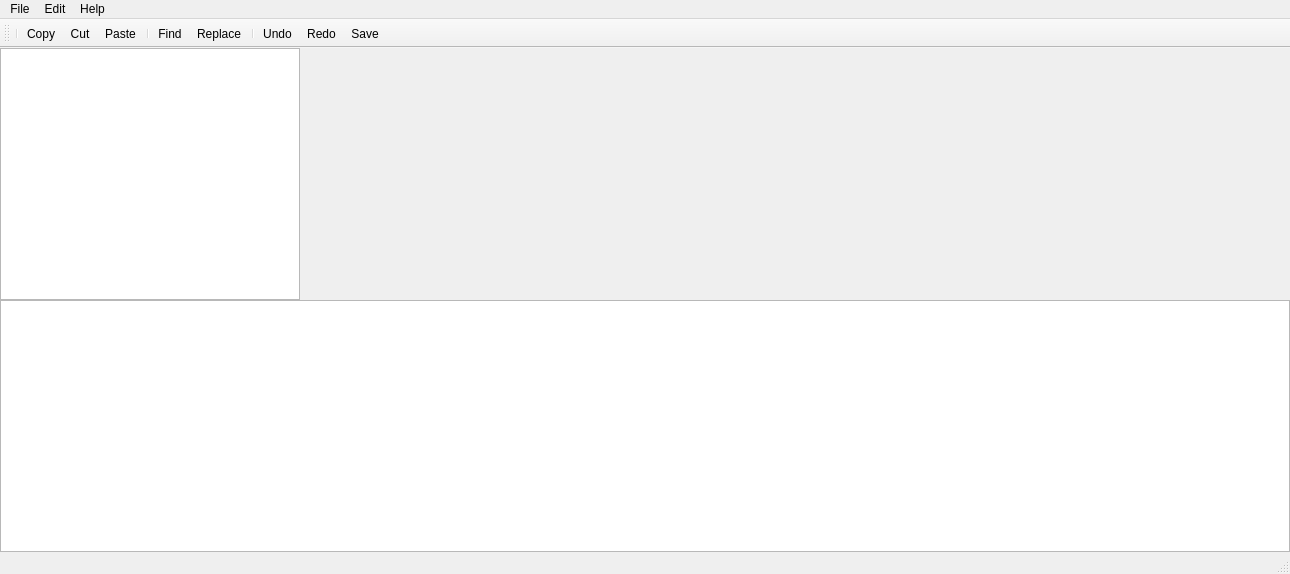
<?xml version="1.0" encoding="UTF-8"?>
<ui version="4.0">
 <class>MainWindow</class>
 <widget class="QMainWindow" name="MainWindow">
  <property name="geometry">
   <rect>
    <x>0</x>
    <y>0</y>
    <width>1290</width>
    <height>574</height>
   </rect>
  </property>
  <property name="windowTitle">
   <string>MainWindow</string>
  </property>
  <widget class="QWidget" name="centralwidget">
   <layout class="QGridLayout" name="gridLayout">
    <property name="leftMargin">
     <number>0</number>
    </property>
    <property name="topMargin">
     <number>0</number>
    </property>
    <property name="rightMargin">
     <number>0</number>
    </property>
    <property name="bottomMargin">
     <number>0</number>
    </property>
    <property name="spacing">
     <number>0</number>
    </property>
    <item row="0" column="0">
     <widget class="QSplitter" name="splitter">
      <property name="sizePolicy">
       <sizepolicy hsizetype="Expanding" vsizetype="Expanding">
        <horstretch>0</horstretch>
        <verstretch>0</verstretch>
       </sizepolicy>
      </property>
      <property name="orientation">
       <enum>Qt::Horizontal</enum>
      </property>
      <property name="handleWidth">
       <number>1</number>
      </property>
      <widget class="ProjectView" name="treeView">
       <property name="sizePolicy">
        <sizepolicy hsizetype="MinimumExpanding" vsizetype="MinimumExpanding">
         <horstretch>0</horstretch>
         <verstretch>0</verstretch>
        </sizepolicy>
       </property>
       <property name="minimumSize">
        <size>
         <width>200</width>
         <height>0</height>
        </size>
       </property>
       <property name="maximumSize">
        <size>
         <width>300</width>
         <height>16777215</height>
        </size>
       </property>
       <property name="baseSize">
        <size>
         <width>100</width>
         <height>0</height>
        </size>
       </property>
      </widget>
      <widget class="EmptyWidget" name="widget" native="true">
       <property name="sizePolicy">
        <sizepolicy hsizetype="Expanding" vsizetype="Expanding">
         <horstretch>0</horstretch>
         <verstretch>0</verstretch>
        </sizepolicy>
       </property>
      </widget>
     </widget>
    </item>
    <item row="1" column="0">
     <widget class="Logger" name="textEdit">
      <property name="sizePolicy">
       <sizepolicy hsizetype="MinimumExpanding" vsizetype="MinimumExpanding">
        <horstretch>0</horstretch>
        <verstretch>0</verstretch>
       </sizepolicy>
      </property>
      <property name="maximumSize">
       <size>
        <width>16777215</width>
        <height>300</height>
       </size>
      </property>
      <property name="readOnly">
       <bool>true</bool>
      </property>
     </widget>
    </item>
   </layout>
  </widget>
  <widget class="QMenuBar" name="menubar">
   <property name="geometry">
    <rect>
     <x>0</x>
     <y>0</y>
     <width>1290</width>
     <height>22</height>
    </rect>
   </property>
   <widget class="QMenu" name="menuFile">
    <property name="title">
     <string>File</string>
    </property>
    <addaction name="actionOpen_File"/>
    <addaction name="actionOpen_Folder"/>
    <addaction name="actionOpen_Logger"/>
    <addaction name="actionSave_All"/>
    <addaction name="actionSettings"/>
    <addaction name="actionHide_ToolBar"/>
   </widget>
   <widget class="QMenu" name="menuEdit">
    <property name="title">
     <string>Edit</string>
    </property>
    <addaction name="actionCopy_3"/>
    <addaction name="actionCut_2"/>
    <addaction name="actionPaste_2"/>
    <addaction name="actionFind_2"/>
    <addaction name="actionReplace_2"/>
    <addaction name="actionUndo_2"/>
    <addaction name="actionRedo_2"/>
   </widget>
   <widget class="QMenu" name="menuHelp">
    <property name="title">
     <string>Help</string>
    </property>
    <addaction name="actionAbout"/>
   </widget>
   <addaction name="menuFile"/>
   <addaction name="menuEdit"/>
   <addaction name="menuHelp"/>
  </widget>
  <widget class="QStatusBar" name="statusbar"/>
  <widget class="QToolBar" name="toolBar">
   <property name="windowTitle">
    <string>toolBar</string>
   </property>
   <property name="allowedAreas">
    <set>Qt::AllToolBarAreas</set>
   </property>
   <property name="orientation">
    <enum>Qt::Horizontal</enum>
   </property>
   <attribute name="toolBarArea">
    <enum>TopToolBarArea</enum>
   </attribute>
   <attribute name="toolBarBreak">
    <bool>false</bool>
   </attribute>
   <addaction name="separator"/>
   <addaction name="actionCopy"/>
   <addaction name="actionCut"/>
   <addaction name="actionPaste"/>
   <addaction name="separator"/>
   <addaction name="actionFind"/>
   <addaction name="actionReplace"/>
   <addaction name="separator"/>
   <addaction name="actionUndo"/>
   <addaction name="actionRedo"/>
   <addaction name="actionSave"/>
  </widget>
  <action name="actionCopy">
   <property name="text">
    <string>Copy</string>
   </property>
   <property name="toolTip">
    <string>&lt;html&gt;&lt;head/&gt;&lt;body&gt;&lt;p&gt;Copy selected text&lt;/p&gt;&lt;/body&gt;&lt;/html&gt;</string>
   </property>
   <property name="shortcut">
    <string>Ctrl+C</string>
   </property>
  </action>
  <action name="actionCut">
   <property name="text">
    <string>Cut</string>
   </property>
   <property name="toolTip">
    <string>Cut selected text</string>
   </property>
   <property name="shortcut">
    <string>Ctrl+X</string>
   </property>
  </action>
  <action name="actionPaste">
   <property name="text">
    <string>Paste</string>
   </property>
   <property name="toolTip">
    <string>Paste text in clipboard</string>
   </property>
   <property name="shortcut">
    <string>Ctrl+V</string>
   </property>
  </action>
  <action name="actionFind">
   <property name="text">
    <string>Find</string>
   </property>
   <property name="toolTip">
    <string>FInd text in text</string>
   </property>
   <property name="shortcut">
    <string>Ctrl+F</string>
   </property>
  </action>
  <action name="actionReplace">
   <property name="text">
    <string>Replace</string>
   </property>
   <property name="toolTip">
    <string>Replace text in text to text</string>
   </property>
   <property name="shortcut">
    <string>Ctrl+R</string>
   </property>
  </action>
  <action name="actionUndo">
   <property name="text">
    <string>Undo</string>
   </property>
   <property name="toolTip">
    <string>Undo last action</string>
   </property>
   <property name="shortcut">
    <string>Ctrl+Z</string>
   </property>
  </action>
  <action name="actionRedo">
   <property name="text">
    <string>Redo</string>
   </property>
   <property name="toolTip">
    <string>Redo action</string>
   </property>
   <property name="shortcut">
    <string>Ctrl+Q</string>
   </property>
  </action>
  <action name="actionOpen_File">
   <property name="text">
    <string>Open File</string>
   </property>
   <property name="shortcut">
    <string>Ctrl+O</string>
   </property>
  </action>
  <action name="actionOpen_Folder">
   <property name="text">
    <string>Open Folder</string>
   </property>
   <property name="shortcut">
    <string>Ctrl+Shift+O</string>
   </property>
  </action>
  <action name="actionOpen_Logger">
   <property name="checkable">
    <bool>true</bool>
   </property>
   <property name="text">
    <string>Open Logger</string>
   </property>
   <property name="shortcut">
    <string>Ctrl+Shift+L</string>
   </property>
  </action>
  <action name="actionSettings">
   <property name="text">
    <string>Settings</string>
   </property>
   <property name="shortcut">
    <string>Ctrl+,</string>
   </property>
  </action>
  <action name="actionSave_All">
   <property name="text">
    <string>Save All</string>
   </property>
   <property name="shortcut">
    <string>Ctrl+Shift+S</string>
   </property>
  </action>
  <action name="actionCopy_3">
   <property name="text">
    <string>Copy</string>
   </property>
   <property name="shortcut">
    <string>Ctrl+C</string>
   </property>
  </action>
  <action name="actionPaste_2">
   <property name="text">
    <string>Paste</string>
   </property>
   <property name="shortcut">
    <string>Ctrl+V</string>
   </property>
  </action>
  <action name="actionFind_2">
   <property name="text">
    <string>Find</string>
   </property>
   <property name="shortcut">
    <string>Ctrl+F</string>
   </property>
  </action>
  <action name="actionReplace_2">
   <property name="text">
    <string>Replace</string>
   </property>
   <property name="shortcut">
    <string>Ctrl+R</string>
   </property>
  </action>
  <action name="actionUndo_2">
   <property name="text">
    <string>Undo</string>
   </property>
   <property name="shortcut">
    <string>Ctrl+Z</string>
   </property>
  </action>
  <action name="actionRedo_2">
   <property name="text">
    <string>Redo</string>
   </property>
   <property name="shortcut">
    <string>Ctrl+Shift+Z</string>
   </property>
  </action>
  <action name="actionCut_2">
   <property name="text">
    <string>Cut</string>
   </property>
   <property name="shortcut">
    <string>Ctrl+X</string>
   </property>
  </action>
  <action name="actionAbout">
   <property name="text">
    <string>About</string>
   </property>
   <property name="shortcut">
    <string>Ctrl+Shift+A</string>
   </property>
  </action>
  <action name="actionHide_ToolBar">
   <property name="checkable">
    <bool>true</bool>
   </property>
   <property name="text">
    <string>Hide ToolBar</string>
   </property>
   <property name="shortcut">
    <string>Alt+Shift+T</string>
   </property>
  </action>
  <action name="actionSave">
   <property name="text">
    <string>Save</string>
   </property>
   <property name="toolTip">
    <string>Save file</string>
   </property>
   <property name="shortcut">
    <string>Ctrl+S</string>
   </property>
  </action>
 </widget>
 <customwidgets>
  <customwidget>
   <class>ProjectView</class>
   <extends>QTreeView</extends>
   <header>projectview.h</header>
  </customwidget>
  <customwidget>
   <class>EmptyWidget</class>
   <extends>QWidget</extends>
   <header>emptywidget.h</header>
   <container>1</container>
  </customwidget>
  <customwidget>
   <class>Logger</class>
   <extends>QTextEdit</extends>
   <header>logger.h</header>
  </customwidget>
 </customwidgets>
 <resources/>
 <connections>
  <connection>
   <sender>actionHide_ToolBar</sender>
   <signal>triggered(bool)</signal>
   <receiver>toolBar</receiver>
   <slot>setHidden(bool)</slot>
   <hints>
    <hint type="sourcelabel">
     <x>-1</x>
     <y>-1</y>
    </hint>
    <hint type="destinationlabel">
     <x>468</x>
     <y>33</y>
    </hint>
   </hints>
  </connection>
  <connection>
   <sender>actionOpen_Logger</sender>
   <signal>triggered(bool)</signal>
   <receiver>textEdit</receiver>
   <slot>setHidden(bool)</slot>
   <hints>
    <hint type="sourcelabel">
     <x>-1</x>
     <y>-1</y>
    </hint>
    <hint type="destinationlabel">
     <x>644</x>
     <y>421</y>
    </hint>
   </hints>
  </connection>
  <connection>
   <sender>actionFind_2</sender>
   <signal>triggered()</signal>
   <receiver>actionFind</receiver>
   <slot>trigger()</slot>
   <hints>
    <hint type="sourcelabel">
     <x>-1</x>
     <y>-1</y>
    </hint>
    <hint type="destinationlabel">
     <x>-1</x>
     <y>-1</y>
    </hint>
   </hints>
  </connection>
  <connection>
   <sender>actionReplace_2</sender>
   <signal>triggered()</signal>
   <receiver>actionReplace</receiver>
   <slot>trigger()</slot>
   <hints>
    <hint type="sourcelabel">
     <x>-1</x>
     <y>-1</y>
    </hint>
    <hint type="destinationlabel">
     <x>-1</x>
     <y>-1</y>
    </hint>
   </hints>
  </connection>
  <connection>
   <sender>actionSave_All</sender>
   <signal>triggered()</signal>
   <receiver>MainWindow</receiver>
   <slot>SaveAllFiles()</slot>
   <hints>
    <hint type="sourcelabel">
     <x>-1</x>
     <y>-1</y>
    </hint>
    <hint type="destinationlabel">
     <x>644</x>
     <y>286</y>
    </hint>
   </hints>
  </connection>
 </connections>
 <slots>
  <slot>ChangeTheme(bool)</slot>
  <slot>SaveAllFiles()</slot>
 </slots>
</ui>
